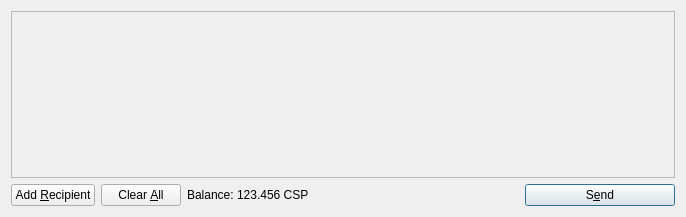
<?xml version="1.0" encoding="UTF-8"?>
<ui version="4.0">
 <class>SendCoinsDialog</class>
 <widget class="QDialog" name="SendCoinsDialog">
  <property name="geometry">
   <rect>
    <x>0</x>
    <y>0</y>
    <width>686</width>
    <height>217</height>
   </rect>
  </property>
  <property name="windowTitle">
   <string>Send Coins</string>
  </property>
  <layout class="QVBoxLayout" name="verticalLayout">
   <item>
    <widget class="QScrollArea" name="scrollArea">
     <property name="widgetResizable">
      <bool>true</bool>
     </property>
     <widget class="QWidget" name="scrollAreaWidgetContents">
      <property name="geometry">
       <rect>
        <x>0</x>
        <y>0</y>
        <width>666</width>
        <height>165</height>
       </rect>
      </property>
      <layout class="QVBoxLayout" name="verticalLayout_2">
       <property name="margin">
        <number>0</number>
       </property>
       <item>
        <layout class="QVBoxLayout" name="entries">
         <property name="spacing">
          <number>6</number>
         </property>
        </layout>
       </item>
       <item>
        <spacer name="verticalSpacer">
         <property name="orientation">
          <enum>Qt::Vertical</enum>
         </property>
         <property name="sizeHint" stdset="0">
          <size>
           <width>20</width>
           <height>40</height>
          </size>
         </property>
        </spacer>
       </item>
      </layout>
     </widget>
    </widget>
   </item>
   <item>
    <layout class="QHBoxLayout" name="horizontalLayout">
     <item>
      <widget class="QPushButton" name="addButton">
       <property name="toolTip">
        <string>Send to multiple recipients at once</string>
       </property>
       <property name="text">
        <string>Add &amp;Recipient</string>
       </property>
       <property name="icon">
        <iconset resource="../bitcoin.qrc">
         <normaloff>:/icons/add</normaloff>:/icons/add</iconset>
       </property>
       <property name="autoDefault">
        <bool>false</bool>
       </property>
      </widget>
     </item>
     <item>
      <widget class="QPushButton" name="clearButton">
       <property name="sizePolicy">
        <sizepolicy hsizetype="Minimum" vsizetype="Fixed">
         <horstretch>0</horstretch>
         <verstretch>0</verstretch>
        </sizepolicy>
       </property>
       <property name="toolTip">
        <string>Remove all transaction fields</string>
       </property>
       <property name="text">
        <string>Clear &amp;All</string>
       </property>
       <property name="icon">
        <iconset resource="../bitcoin.qrc">
         <normaloff>:/icons/remove</normaloff>:/icons/remove</iconset>
       </property>
       <property name="autoRepeatDelay">
        <number>300</number>
       </property>
       <property name="autoDefault">
        <bool>false</bool>
       </property>
      </widget>
     </item>
     <item>
      <layout class="QHBoxLayout" name="horizontalLayout_2">
       <property name="spacing">
        <number>3</number>
       </property>
       <item>
        <widget class="QLabel" name="label">
         <property name="text">
          <string>Balance:</string>
         </property>
        </widget>
       </item>
       <item>
        <widget class="QLabel" name="labelBalance">
         <property name="cursor">
          <cursorShape>IBeamCursor</cursorShape>
         </property>
         <property name="text">
          <string>123.456 CSP</string>
         </property>
         <property name="textInteractionFlags">
          <set>Qt::LinksAccessibleByMouse|Qt::TextSelectableByKeyboard|Qt::TextSelectableByMouse</set>
         </property>
        </widget>
       </item>
      </layout>
     </item>
     <item>
      <spacer name="horizontalSpacer">
       <property name="orientation">
        <enum>Qt::Horizontal</enum>
       </property>
       <property name="sizeHint" stdset="0">
        <size>
         <width>40</width>
         <height>20</height>
        </size>
       </property>
      </spacer>
     </item>
     <item>
      <widget class="QPushButton" name="sendButton">
       <property name="minimumSize">
        <size>
         <width>150</width>
         <height>0</height>
        </size>
       </property>
       <property name="toolTip">
        <string>Confirm the send action</string>
       </property>
       <property name="text">
        <string>S&amp;end</string>
       </property>
       <property name="icon">
        <iconset resource="../bitcoin.qrc">
         <normaloff>:/icons/send</normaloff>:/icons/send</iconset>
       </property>
       <property name="default">
        <bool>true</bool>
       </property>
      </widget>
     </item>
    </layout>
   </item>
  </layout>
 </widget>
 <resources>
  <include location="../bitcoin.qrc"/>
 </resources>
 <connections/>
</ui>
